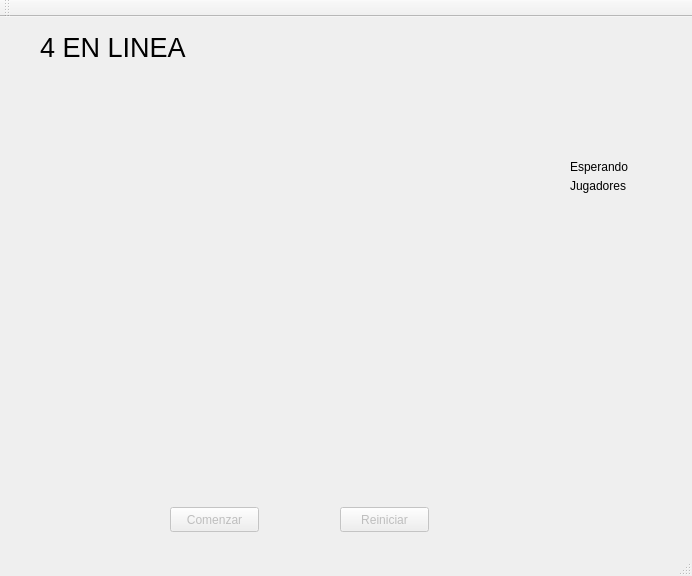
<?xml version="1.0" encoding="UTF-8"?>
<ui version="4.0">
 <class>MainWindow</class>
 <widget class="QMainWindow" name="MainWindow">
  <property name="geometry">
   <rect>
    <x>0</x>
    <y>0</y>
    <width>692</width>
    <height>576</height>
   </rect>
  </property>
  <property name="windowTitle">
   <string>MainWindow</string>
  </property>
  <widget class="QWidget" name="centralWidget">
   <widget class="QLabel" name="label">
    <property name="geometry">
     <rect>
      <x>0</x>
      <y>0</y>
      <width>691</width>
      <height>531</height>
     </rect>
    </property>
    <property name="text">
     <string/>
    </property>
    <property name="pixmap">
     <pixmap resource="rcs.qrc">:/imagenes/conecta-4.png</pixmap>
    </property>
    <property name="scaledContents">
     <bool>true</bool>
    </property>
   </widget>
   <widget class="QLabel" name="label_2">
    <property name="geometry">
     <rect>
      <x>40</x>
      <y>10</y>
      <width>261</width>
      <height>41</height>
     </rect>
    </property>
    <property name="font">
     <font>
      <pointsize>20</pointsize>
     </font>
    </property>
    <property name="text">
     <string>4 EN LINEA</string>
    </property>
   </widget>
   <widget class="QLabel" name="ficha_0_0">
    <property name="geometry">
     <rect>
      <x>40</x>
      <y>50</y>
      <width>71</width>
      <height>71</height>
     </rect>
    </property>
    <property name="text">
     <string/>
    </property>
    <property name="pixmap">
     <pixmap resource="rcs.qrc">:/imagenes/vacio.png</pixmap>
    </property>
    <property name="scaledContents">
     <bool>true</bool>
    </property>
   </widget>
   <widget class="QLabel" name="ficha_0_1">
    <property name="geometry">
     <rect>
      <x>110</x>
      <y>50</y>
      <width>71</width>
      <height>71</height>
     </rect>
    </property>
    <property name="text">
     <string/>
    </property>
    <property name="pixmap">
     <pixmap resource="rcs.qrc">:/imagenes/vacio.png</pixmap>
    </property>
    <property name="scaledContents">
     <bool>true</bool>
    </property>
   </widget>
   <widget class="QLabel" name="ficha_0_2">
    <property name="geometry">
     <rect>
      <x>180</x>
      <y>50</y>
      <width>71</width>
      <height>71</height>
     </rect>
    </property>
    <property name="text">
     <string/>
    </property>
    <property name="pixmap">
     <pixmap resource="rcs.qrc">:/imagenes/vacio.png</pixmap>
    </property>
    <property name="scaledContents">
     <bool>true</bool>
    </property>
   </widget>
   <widget class="QLabel" name="ficha_0_3">
    <property name="geometry">
     <rect>
      <x>260</x>
      <y>50</y>
      <width>71</width>
      <height>71</height>
     </rect>
    </property>
    <property name="text">
     <string/>
    </property>
    <property name="pixmap">
     <pixmap resource="rcs.qrc">:/imagenes/vacio.png</pixmap>
    </property>
    <property name="scaledContents">
     <bool>true</bool>
    </property>
   </widget>
   <widget class="QLabel" name="ficha_0_4">
    <property name="geometry">
     <rect>
      <x>330</x>
      <y>50</y>
      <width>71</width>
      <height>71</height>
     </rect>
    </property>
    <property name="text">
     <string/>
    </property>
    <property name="pixmap">
     <pixmap resource="rcs.qrc">:/imagenes/vacio.png</pixmap>
    </property>
    <property name="scaledContents">
     <bool>true</bool>
    </property>
   </widget>
   <widget class="QLabel" name="ficha_0_5">
    <property name="geometry">
     <rect>
      <x>400</x>
      <y>50</y>
      <width>71</width>
      <height>71</height>
     </rect>
    </property>
    <property name="text">
     <string/>
    </property>
    <property name="pixmap">
     <pixmap resource="rcs.qrc">:/imagenes/vacio.png</pixmap>
    </property>
    <property name="scaledContents">
     <bool>true</bool>
    </property>
   </widget>
   <widget class="QLabel" name="ficha_0_6">
    <property name="geometry">
     <rect>
      <x>470</x>
      <y>50</y>
      <width>71</width>
      <height>71</height>
     </rect>
    </property>
    <property name="text">
     <string/>
    </property>
    <property name="pixmap">
     <pixmap resource="rcs.qrc">:/imagenes/vacio.png</pixmap>
    </property>
    <property name="scaledContents">
     <bool>true</bool>
    </property>
   </widget>
   <widget class="QLabel" name="ficha_1_0">
    <property name="geometry">
     <rect>
      <x>40</x>
      <y>120</y>
      <width>71</width>
      <height>71</height>
     </rect>
    </property>
    <property name="text">
     <string/>
    </property>
    <property name="pixmap">
     <pixmap resource="rcs.qrc">:/imagenes/vacio.png</pixmap>
    </property>
    <property name="scaledContents">
     <bool>true</bool>
    </property>
   </widget>
   <widget class="QLabel" name="ficha_1_1">
    <property name="geometry">
     <rect>
      <x>110</x>
      <y>120</y>
      <width>71</width>
      <height>71</height>
     </rect>
    </property>
    <property name="text">
     <string/>
    </property>
    <property name="pixmap">
     <pixmap resource="rcs.qrc">:/imagenes/vacio.png</pixmap>
    </property>
    <property name="scaledContents">
     <bool>true</bool>
    </property>
   </widget>
   <widget class="QLabel" name="ficha_1_2">
    <property name="geometry">
     <rect>
      <x>180</x>
      <y>120</y>
      <width>71</width>
      <height>71</height>
     </rect>
    </property>
    <property name="text">
     <string/>
    </property>
    <property name="pixmap">
     <pixmap resource="rcs.qrc">:/imagenes/vacio.png</pixmap>
    </property>
    <property name="scaledContents">
     <bool>true</bool>
    </property>
   </widget>
   <widget class="QLabel" name="ficha_1_3">
    <property name="geometry">
     <rect>
      <x>260</x>
      <y>120</y>
      <width>71</width>
      <height>71</height>
     </rect>
    </property>
    <property name="text">
     <string/>
    </property>
    <property name="pixmap">
     <pixmap resource="rcs.qrc">:/imagenes/vacio.png</pixmap>
    </property>
    <property name="scaledContents">
     <bool>true</bool>
    </property>
   </widget>
   <widget class="QLabel" name="ficha_1_4">
    <property name="geometry">
     <rect>
      <x>330</x>
      <y>120</y>
      <width>71</width>
      <height>71</height>
     </rect>
    </property>
    <property name="text">
     <string/>
    </property>
    <property name="pixmap">
     <pixmap resource="rcs.qrc">:/imagenes/vacio.png</pixmap>
    </property>
    <property name="scaledContents">
     <bool>true</bool>
    </property>
   </widget>
   <widget class="QLabel" name="ficha_1_5">
    <property name="geometry">
     <rect>
      <x>400</x>
      <y>120</y>
      <width>71</width>
      <height>71</height>
     </rect>
    </property>
    <property name="text">
     <string/>
    </property>
    <property name="pixmap">
     <pixmap resource="rcs.qrc">:/imagenes/vacio.png</pixmap>
    </property>
    <property name="scaledContents">
     <bool>true</bool>
    </property>
   </widget>
   <widget class="QLabel" name="ficha_1_6">
    <property name="geometry">
     <rect>
      <x>470</x>
      <y>120</y>
      <width>71</width>
      <height>71</height>
     </rect>
    </property>
    <property name="text">
     <string/>
    </property>
    <property name="pixmap">
     <pixmap resource="rcs.qrc">:/imagenes/vacio.png</pixmap>
    </property>
    <property name="scaledContents">
     <bool>true</bool>
    </property>
   </widget>
   <widget class="QLabel" name="ficha_2_0">
    <property name="geometry">
     <rect>
      <x>40</x>
      <y>190</y>
      <width>71</width>
      <height>71</height>
     </rect>
    </property>
    <property name="text">
     <string/>
    </property>
    <property name="pixmap">
     <pixmap resource="rcs.qrc">:/imagenes/vacio.png</pixmap>
    </property>
    <property name="scaledContents">
     <bool>true</bool>
    </property>
   </widget>
   <widget class="QLabel" name="ficha_2_1">
    <property name="geometry">
     <rect>
      <x>110</x>
      <y>190</y>
      <width>71</width>
      <height>71</height>
     </rect>
    </property>
    <property name="text">
     <string/>
    </property>
    <property name="pixmap">
     <pixmap resource="rcs.qrc">:/imagenes/vacio.png</pixmap>
    </property>
    <property name="scaledContents">
     <bool>true</bool>
    </property>
   </widget>
   <widget class="QLabel" name="ficha_2_2">
    <property name="geometry">
     <rect>
      <x>180</x>
      <y>190</y>
      <width>71</width>
      <height>71</height>
     </rect>
    </property>
    <property name="text">
     <string/>
    </property>
    <property name="pixmap">
     <pixmap resource="rcs.qrc">:/imagenes/vacio.png</pixmap>
    </property>
    <property name="scaledContents">
     <bool>true</bool>
    </property>
   </widget>
   <widget class="QLabel" name="ficha_2_3">
    <property name="geometry">
     <rect>
      <x>260</x>
      <y>190</y>
      <width>71</width>
      <height>71</height>
     </rect>
    </property>
    <property name="text">
     <string/>
    </property>
    <property name="pixmap">
     <pixmap resource="rcs.qrc">:/imagenes/vacio.png</pixmap>
    </property>
    <property name="scaledContents">
     <bool>true</bool>
    </property>
   </widget>
   <widget class="QLabel" name="ficha_2_4">
    <property name="geometry">
     <rect>
      <x>330</x>
      <y>190</y>
      <width>71</width>
      <height>71</height>
     </rect>
    </property>
    <property name="text">
     <string/>
    </property>
    <property name="pixmap">
     <pixmap resource="rcs.qrc">:/imagenes/vacio.png</pixmap>
    </property>
    <property name="scaledContents">
     <bool>true</bool>
    </property>
   </widget>
   <widget class="QLabel" name="ficha_2_5">
    <property name="geometry">
     <rect>
      <x>400</x>
      <y>190</y>
      <width>71</width>
      <height>71</height>
     </rect>
    </property>
    <property name="text">
     <string/>
    </property>
    <property name="pixmap">
     <pixmap resource="rcs.qrc">:/imagenes/vacio.png</pixmap>
    </property>
    <property name="scaledContents">
     <bool>true</bool>
    </property>
   </widget>
   <widget class="QLabel" name="ficha_2_6">
    <property name="geometry">
     <rect>
      <x>470</x>
      <y>190</y>
      <width>71</width>
      <height>71</height>
     </rect>
    </property>
    <property name="text">
     <string/>
    </property>
    <property name="pixmap">
     <pixmap resource="rcs.qrc">:/imagenes/vacio.png</pixmap>
    </property>
    <property name="scaledContents">
     <bool>true</bool>
    </property>
   </widget>
   <widget class="QLabel" name="ficha_3_0">
    <property name="geometry">
     <rect>
      <x>40</x>
      <y>260</y>
      <width>71</width>
      <height>71</height>
     </rect>
    </property>
    <property name="text">
     <string/>
    </property>
    <property name="pixmap">
     <pixmap resource="rcs.qrc">:/imagenes/vacio.png</pixmap>
    </property>
    <property name="scaledContents">
     <bool>true</bool>
    </property>
   </widget>
   <widget class="QLabel" name="ficha_3_1">
    <property name="geometry">
     <rect>
      <x>110</x>
      <y>260</y>
      <width>71</width>
      <height>71</height>
     </rect>
    </property>
    <property name="text">
     <string/>
    </property>
    <property name="pixmap">
     <pixmap resource="rcs.qrc">:/imagenes/vacio.png</pixmap>
    </property>
    <property name="scaledContents">
     <bool>true</bool>
    </property>
   </widget>
   <widget class="QLabel" name="ficha_3_2">
    <property name="geometry">
     <rect>
      <x>180</x>
      <y>260</y>
      <width>71</width>
      <height>71</height>
     </rect>
    </property>
    <property name="text">
     <string/>
    </property>
    <property name="pixmap">
     <pixmap resource="rcs.qrc">:/imagenes/vacio.png</pixmap>
    </property>
    <property name="scaledContents">
     <bool>true</bool>
    </property>
   </widget>
   <widget class="QLabel" name="ficha_3_3">
    <property name="geometry">
     <rect>
      <x>260</x>
      <y>260</y>
      <width>71</width>
      <height>71</height>
     </rect>
    </property>
    <property name="text">
     <string/>
    </property>
    <property name="pixmap">
     <pixmap resource="rcs.qrc">:/imagenes/vacio.png</pixmap>
    </property>
    <property name="scaledContents">
     <bool>true</bool>
    </property>
   </widget>
   <widget class="QLabel" name="ficha_3_4">
    <property name="geometry">
     <rect>
      <x>330</x>
      <y>260</y>
      <width>71</width>
      <height>71</height>
     </rect>
    </property>
    <property name="text">
     <string/>
    </property>
    <property name="pixmap">
     <pixmap resource="rcs.qrc">:/imagenes/vacio.png</pixmap>
    </property>
    <property name="scaledContents">
     <bool>true</bool>
    </property>
   </widget>
   <widget class="QLabel" name="ficha_3_5">
    <property name="geometry">
     <rect>
      <x>400</x>
      <y>260</y>
      <width>71</width>
      <height>71</height>
     </rect>
    </property>
    <property name="text">
     <string/>
    </property>
    <property name="pixmap">
     <pixmap resource="rcs.qrc">:/imagenes/vacio.png</pixmap>
    </property>
    <property name="scaledContents">
     <bool>true</bool>
    </property>
   </widget>
   <widget class="QLabel" name="ficha_3_6">
    <property name="geometry">
     <rect>
      <x>470</x>
      <y>260</y>
      <width>71</width>
      <height>71</height>
     </rect>
    </property>
    <property name="text">
     <string/>
    </property>
    <property name="pixmap">
     <pixmap resource="rcs.qrc">:/imagenes/vacio.png</pixmap>
    </property>
    <property name="scaledContents">
     <bool>true</bool>
    </property>
   </widget>
   <widget class="QLabel" name="ficha_4_0">
    <property name="geometry">
     <rect>
      <x>40</x>
      <y>330</y>
      <width>71</width>
      <height>71</height>
     </rect>
    </property>
    <property name="text">
     <string/>
    </property>
    <property name="pixmap">
     <pixmap resource="rcs.qrc">:/imagenes/vacio.png</pixmap>
    </property>
    <property name="scaledContents">
     <bool>true</bool>
    </property>
   </widget>
   <widget class="QLabel" name="ficha_4_1">
    <property name="geometry">
     <rect>
      <x>110</x>
      <y>330</y>
      <width>71</width>
      <height>71</height>
     </rect>
    </property>
    <property name="text">
     <string/>
    </property>
    <property name="pixmap">
     <pixmap resource="rcs.qrc">:/imagenes/vacio.png</pixmap>
    </property>
    <property name="scaledContents">
     <bool>true</bool>
    </property>
   </widget>
   <widget class="QLabel" name="ficha_4_2">
    <property name="geometry">
     <rect>
      <x>180</x>
      <y>330</y>
      <width>71</width>
      <height>71</height>
     </rect>
    </property>
    <property name="text">
     <string/>
    </property>
    <property name="pixmap">
     <pixmap resource="rcs.qrc">:/imagenes/vacio.png</pixmap>
    </property>
    <property name="scaledContents">
     <bool>true</bool>
    </property>
   </widget>
   <widget class="QLabel" name="ficha_4_3">
    <property name="geometry">
     <rect>
      <x>260</x>
      <y>330</y>
      <width>71</width>
      <height>71</height>
     </rect>
    </property>
    <property name="text">
     <string/>
    </property>
    <property name="pixmap">
     <pixmap resource="rcs.qrc">:/imagenes/vacio.png</pixmap>
    </property>
    <property name="scaledContents">
     <bool>true</bool>
    </property>
   </widget>
   <widget class="QLabel" name="ficha_4_4">
    <property name="geometry">
     <rect>
      <x>330</x>
      <y>330</y>
      <width>71</width>
      <height>71</height>
     </rect>
    </property>
    <property name="text">
     <string/>
    </property>
    <property name="pixmap">
     <pixmap resource="rcs.qrc">:/imagenes/vacio.png</pixmap>
    </property>
    <property name="scaledContents">
     <bool>true</bool>
    </property>
   </widget>
   <widget class="QLabel" name="ficha_4_5">
    <property name="geometry">
     <rect>
      <x>400</x>
      <y>330</y>
      <width>71</width>
      <height>71</height>
     </rect>
    </property>
    <property name="text">
     <string/>
    </property>
    <property name="pixmap">
     <pixmap resource="rcs.qrc">:/imagenes/vacio.png</pixmap>
    </property>
    <property name="scaledContents">
     <bool>true</bool>
    </property>
   </widget>
   <widget class="QLabel" name="ficha_4_6">
    <property name="geometry">
     <rect>
      <x>470</x>
      <y>330</y>
      <width>71</width>
      <height>71</height>
     </rect>
    </property>
    <property name="text">
     <string/>
    </property>
    <property name="pixmap">
     <pixmap resource="rcs.qrc">:/imagenes/vacio.png</pixmap>
    </property>
    <property name="scaledContents">
     <bool>true</bool>
    </property>
   </widget>
   <widget class="QLabel" name="ficha_5_0">
    <property name="geometry">
     <rect>
      <x>40</x>
      <y>410</y>
      <width>71</width>
      <height>71</height>
     </rect>
    </property>
    <property name="text">
     <string/>
    </property>
    <property name="pixmap">
     <pixmap resource="rcs.qrc">:/imagenes/vacio.png</pixmap>
    </property>
    <property name="scaledContents">
     <bool>true</bool>
    </property>
   </widget>
   <widget class="QLabel" name="ficha_5_1">
    <property name="geometry">
     <rect>
      <x>110</x>
      <y>410</y>
      <width>71</width>
      <height>71</height>
     </rect>
    </property>
    <property name="text">
     <string/>
    </property>
    <property name="pixmap">
     <pixmap resource="rcs.qrc">:/imagenes/vacio.png</pixmap>
    </property>
    <property name="scaledContents">
     <bool>true</bool>
    </property>
   </widget>
   <widget class="QLabel" name="ficha_5_2">
    <property name="geometry">
     <rect>
      <x>180</x>
      <y>410</y>
      <width>71</width>
      <height>71</height>
     </rect>
    </property>
    <property name="text">
     <string/>
    </property>
    <property name="pixmap">
     <pixmap resource="rcs.qrc">:/imagenes/vacio.png</pixmap>
    </property>
    <property name="scaledContents">
     <bool>true</bool>
    </property>
   </widget>
   <widget class="QLabel" name="ficha_5_4">
    <property name="geometry">
     <rect>
      <x>330</x>
      <y>410</y>
      <width>71</width>
      <height>71</height>
     </rect>
    </property>
    <property name="text">
     <string/>
    </property>
    <property name="pixmap">
     <pixmap resource="rcs.qrc">:/imagenes/vacio.png</pixmap>
    </property>
    <property name="scaledContents">
     <bool>true</bool>
    </property>
   </widget>
   <widget class="QLabel" name="label_3">
    <property name="geometry">
     <rect>
      <x>390</x>
      <y>400</y>
      <width>151</width>
      <height>21</height>
     </rect>
    </property>
    <property name="text">
     <string/>
    </property>
    <property name="pixmap">
     <pixmap resource="rcs.qrc">:/imagenes/fondo2.png</pixmap>
    </property>
    <property name="scaledContents">
     <bool>true</bool>
    </property>
   </widget>
   <widget class="QLabel" name="ficha_5_5">
    <property name="geometry">
     <rect>
      <x>400</x>
      <y>410</y>
      <width>71</width>
      <height>71</height>
     </rect>
    </property>
    <property name="text">
     <string/>
    </property>
    <property name="pixmap">
     <pixmap resource="rcs.qrc">:/imagenes/vacio.png</pixmap>
    </property>
    <property name="scaledContents">
     <bool>true</bool>
    </property>
   </widget>
   <widget class="QLabel" name="ficha_5_6">
    <property name="geometry">
     <rect>
      <x>470</x>
      <y>410</y>
      <width>71</width>
      <height>71</height>
     </rect>
    </property>
    <property name="text">
     <string/>
    </property>
    <property name="pixmap">
     <pixmap resource="rcs.qrc">:/imagenes/vacio.png</pixmap>
    </property>
    <property name="scaledContents">
     <bool>true</bool>
    </property>
   </widget>
   <widget class="QLabel" name="label_4">
    <property name="geometry">
     <rect>
      <x>250</x>
      <y>410</y>
      <width>21</width>
      <height>71</height>
     </rect>
    </property>
    <property name="text">
     <string/>
    </property>
    <property name="pixmap">
     <pixmap resource="rcs.qrc">:/imagenes/fondo2.png</pixmap>
    </property>
    <property name="scaledContents">
     <bool>true</bool>
    </property>
   </widget>
   <widget class="QLabel" name="ficha_5_3">
    <property name="geometry">
     <rect>
      <x>260</x>
      <y>410</y>
      <width>71</width>
      <height>71</height>
     </rect>
    </property>
    <property name="text">
     <string/>
    </property>
    <property name="pixmap">
     <pixmap resource="rcs.qrc">:/imagenes/vacio.png</pixmap>
    </property>
    <property name="scaledContents">
     <bool>true</bool>
    </property>
   </widget>
   <widget class="QPushButton" name="Btn_comenzar">
    <property name="enabled">
     <bool>false</bool>
    </property>
    <property name="geometry">
     <rect>
      <x>170</x>
      <y>490</y>
      <width>89</width>
      <height>25</height>
     </rect>
    </property>
    <property name="text">
     <string>Comenzar</string>
    </property>
   </widget>
   <widget class="QPushButton" name="Btn_reiniciar">
    <property name="enabled">
     <bool>false</bool>
    </property>
    <property name="geometry">
     <rect>
      <x>340</x>
      <y>490</y>
      <width>89</width>
      <height>25</height>
     </rect>
    </property>
    <property name="text">
     <string>Reiniciar</string>
    </property>
   </widget>
   <widget class="QLabel" name="label_5">
    <property name="geometry">
     <rect>
      <x>560</x>
      <y>120</y>
      <width>101</width>
      <height>291</height>
     </rect>
    </property>
    <property name="text">
     <string/>
    </property>
    <property name="pixmap">
     <pixmap resource="rcs.qrc">:/imagenes/cuadroblanco.png</pixmap>
    </property>
    <property name="scaledContents">
     <bool>true</bool>
    </property>
   </widget>
   <widget class="QLabel" name="texto_j_a">
    <property name="geometry">
     <rect>
      <x>570</x>
      <y>140</y>
      <width>81</width>
      <height>20</height>
     </rect>
    </property>
    <property name="text">
     <string>Esperando</string>
    </property>
   </widget>
   <widget class="QLabel" name="texto_j_b">
    <property name="geometry">
     <rect>
      <x>570</x>
      <y>160</y>
      <width>81</width>
      <height>17</height>
     </rect>
    </property>
    <property name="text">
     <string>Jugadores</string>
    </property>
   </widget>
   <widget class="QLabel" name="Jugador_2">
    <property name="geometry">
     <rect>
      <x>560</x>
      <y>230</y>
      <width>101</width>
      <height>20</height>
     </rect>
    </property>
    <property name="text">
     <string/>
    </property>
   </widget>
   <widget class="QLabel" name="conectado_2">
    <property name="geometry">
     <rect>
      <x>560</x>
      <y>270</y>
      <width>101</width>
      <height>20</height>
     </rect>
    </property>
    <property name="text">
     <string/>
    </property>
   </widget>
  </widget>
  <widget class="QMenuBar" name="menuBar">
   <property name="geometry">
    <rect>
     <x>0</x>
     <y>0</y>
     <width>692</width>
     <height>22</height>
    </rect>
   </property>
  </widget>
  <widget class="QToolBar" name="mainToolBar">
   <attribute name="toolBarArea">
    <enum>TopToolBarArea</enum>
   </attribute>
   <attribute name="toolBarBreak">
    <bool>false</bool>
   </attribute>
  </widget>
  <widget class="QStatusBar" name="statusBar"/>
 </widget>
 <layoutdefault spacing="6" margin="11"/>
 <resources>
  <include location="rcs.qrc"/>
 </resources>
 <connections/>
</ui>
